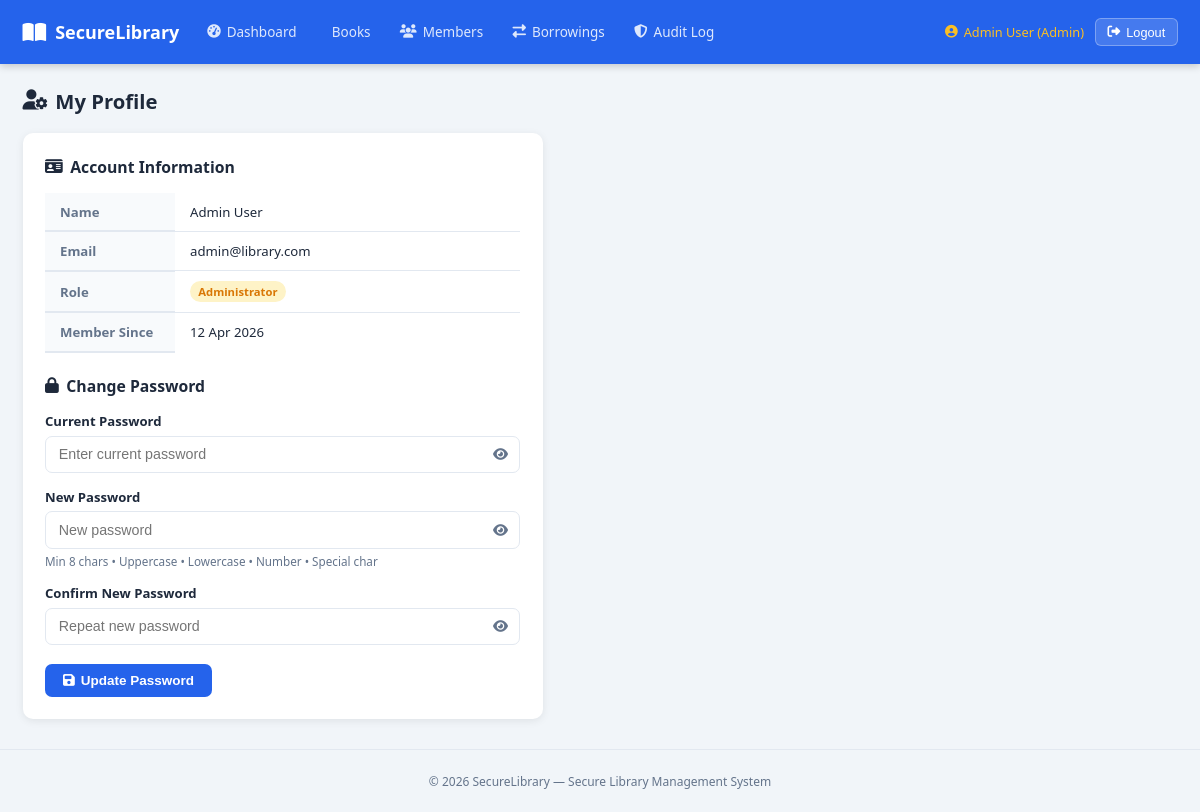
Screenshot of /admin/profile.php (signed in) with the database file from the repository.
### tables this page shows
CREATE TABLE IF NOT EXISTS users (
    id           INT UNSIGNED AUTO_INCREMENT PRIMARY KEY,
    name         VARCHAR(100)  NOT NULL,
    email        VARCHAR(150)  NOT NULL UNIQUE,
    password     VARCHAR(255)  NOT NULL,            
    role         ENUM('admin','member') NOT NULL DEFAULT 'member',
    is_active    TINYINT(1)    NOT NULL DEFAULT 1,
    created_at   DATETIME      NOT NULL DEFAULT CURRENT_TIMESTAMP,
    updated_at   DATETIME      NOT NULL DEFAULT CURRENT_TIMESTAMP ON UPDATE CURRENT_TIMESTAMP
);

### includes/config.php (called while the page is built, shortened)
<?php
function url(string $path = ''): string
{
    $path = '/' . ltrim($path, '/');
    return APP_BASE_PATH . $path;
}
function e(mixed $value): string
{
    return htmlspecialchars((string)$value, ENT_QUOTES | ENT_HTML5, 'UTF-8');
}

### admin/profile.php (the view, shortened to what this page needs)
<?php
require_once __DIR__ . '/../includes/config.php';
$pdo       = getDB();
$uid       = (int)$_SESSION['user_id'];
$stmt = $pdo->prepare('SELECT name, email, created_at FROM users WHERE id=? LIMIT 1');
$stmt->execute([$uid]);
$profile = $stmt->fetch();
include __DIR__ . '/../includes/header.php';
?>
<div class="page-header">
  <h2><i class="fa fa-user-cog"></i> My Profile</h2>
</div>
<div class="section-box" style="max-width:520px">
  <h3><i class="fa fa-id-card"></i> Account Information</h3>
  <table class="data-table" style="margin-bottom:1.5rem">
    <tr><th style="width:130px">Name</th><td><?= e($profile['name']) ?></td></tr>
    <tr><th>Email</th><td><?= e($profile['email']) ?></td></tr>
    <tr><th>Role</th><td><span class="badge badge-warning">Administrator</span></td></tr>
    <tr><th>Member Since</th><td><?= e(date('d M Y', strtotime($profile['created_at']))) ?></td></tr>
  </table>
  <h3><i class="fa fa-lock"></i> Change Password</h3>
  <form method="POST" action="<?= e(url('/admin/profile.php')) ?>" id="profileForm">
    <div class="form-group">
      <label for="current_password">Current Password</label>
      <div class="password-wrapper">
        <input type="password" id="current_password" name="current_password"
               required placeholder="Enter current password" autocomplete="current-password">
        <button type="button" class="toggle-pw" onclick="togglePassword('current_password')">
          <i class="fa fa-eye"></i>
        </button>
      </div>
    </div>
    <div class="form-group">
      <label for="new_password">New Password</label>
      <div class="password-wrapper">
        <input type="password" id="new_password" name="new_password"
               required placeholder="New password" autocomplete="new-password">
        <button type="button" class="toggle-pw" onclick="togglePassword('new_password')">
          <i class="fa fa-eye"></i>
        </button>
      </div>
      <small class="hint">Min 8 chars &bull; Uppercase &bull; Lowercase &bull; Number &bull; Special char</small>
    </div>
    <div class="form-group">
      <label for="confirm_password">Confirm New Password</label>
      <div class="password-wrapper">
        <input type="password" id="confirm_password" name="confirm_password"
               required placeholder="Repeat new password" autocomplete="new-password">
        <button type="button" class="toggle-pw" onclick="togglePassword('confirm_password')">
          <i class="fa fa-eye"></i>
        </button>
      </div>
    </div>
    <div class="form-actions">
      <button type="submit" class="btn-primary">
        <i class="fa fa-save"></i> Update Password
      </button>
    </div>
  </form>
</div>
<?php include __DIR__ . '/../includes/footer.php'; ?>

### public/css/style.css (style rules this page uses)
:root { --primary: #2563eb; --primary-d: #1d4ed8; --secondary: #64748b; --success: #16a34a; --warning: #d97706; --danger: #dc2626; --info: #0891b2; --bg: #f1f5f9; --card-bg: #ffffff; --text: #1e293b; --text-light: #64748b; --border: #e2e8f0; --shadow: 0 2px 8px rgba(0,0,0,.08); --radius: 10px; --nav-h: 64px; }
*, *::before, *::after { box-sizing: border-box; margin: 0; padding: 0; }
html { font-size: 15px; }
body { font-family: 'Segoe UI', system-ui, -apple-system, sans-serif; background: var(--bg); color: var(--text); min-height: 100vh; }
small { font-size: .8rem; }
.page-header { display: flex; align-items: center; justify-content: space-between; margin-bottom: 1.25rem; flex-wrap: wrap; gap: .5rem; }
.page-header h2 { font-size: 1.35rem; color: var(--text); display: flex; align-items: center; gap: .5rem; }
.section-box { background: var(--card-bg); border-radius: var(--radius); padding: 1.5rem; margin-bottom: 1.5rem; box-shadow: var(--shadow); }
.section-box h3 { font-size: 1.05rem; margin-bottom: 1rem; display: flex; align-items: center; gap: .5rem; color: var(--text); }
.form-group { margin-bottom: 1rem; }
.form-group label { display: block; font-size: .875rem; font-weight: 600; margin-bottom: .35rem; color: var(--text); }
.form-group input, .form-group select, .form-group textarea { width: 100%; padding: .65rem .85rem; border: 1.5px solid var(--border); border-radius: 7px; font-size: .95rem; color: var(--text); transition: border-color .15s, box-shadow .15s; background: var(--card-bg); }
.form-group .hint { font-size: .78rem; color: var(--text-light); margin-top: .3rem; display: block; }
.password-wrapper { position: relative; }
.password-wrapper input { padding-right: 2.5rem; }
.toggle-pw { position: absolute; right: .6rem; top: 50%; transform: translateY(-50%); background: none; border: none; cursor: pointer; color: var(--text-light); padding: .2rem; }
.form-actions { display: flex; gap: .75rem; margin-top: 1.25rem; flex-wrap: wrap; }
.btn-primary, .btn-secondary, .btn-success, .btn-danger, .btn-warning { padding: .6rem 1.2rem; border-radius: 7px; border: none; font-size: .9rem; font-weight: 600; cursor: pointer; display: inline-flex; align-items: center; gap: .4rem; transition: filter .15s, transform .1s; text-decoration: none; }
.btn-primary { background: var(--primary); color: #fff; }
.data-table { width: 100%; border-collapse: collapse; font-size: .88rem; }
.data-table th { text-align: left; padding: .65rem 1rem; background: #f8fafc; font-weight: 700; color: var(--text-light); border-bottom: 2px solid var(--border); white-space: nowrap; }
.data-table td { padding: .65rem 1rem; border-bottom: 1px solid var(--border); vertical-align: middle; }
.data-table tr:last-child td { border-bottom: none; }
.badge { display: inline-block; padding: .2rem .55rem; border-radius: 99px; font-size: .75rem; font-weight: 700; white-space: nowrap; }
.badge-warning { background: #fef3c7; color: var(--warning); }

### rows the page displays
users: name "Admin User", email "admin@library.com", created_at "12 Apr 2026"

### other values shown
APP_NAME "SecureLibrary"
$name "Admin User"
$role "Admin"
